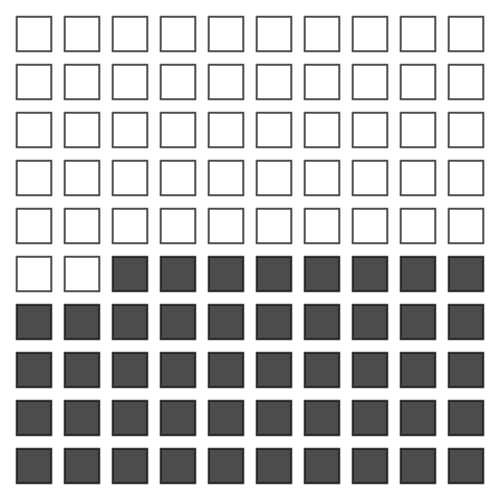

Vega-Lite specification stored for this chart:
### Vega-Lite specification from a JSON file in a GitHub repository (floating-point values rounded to 4 significant figures)
{"$schema": "https://vega.github.io/schema/vega-lite/v5.json", "data": {"values": [{"category": "white", "value": 10001}, {"category": "black", "value": 9107}]}, "width": 240, "height": 240, "transform": [{"joinaggregate": [{"op": "sum", "field": "value", "as": "CountGames"}]}, {"calculate": "round(datum.value/datum.CountGames * 100)", "as": "P"}, {"calculate": "sequence(1,datum.P+1)", "as": "S"}, {"flatten": ["S"]}, {"window": [{"op": "row_number", "as": "id"}], "sort": [{"field": "category", "order": "descending"}]}, {"calculate": "ceil (datum.id / 10)", "as": "row"}, {"calculate": "datum.id - datum.row * 10", "as": "col"}], "mark": {"type": "square", "stroke": "black", "strokeWidth": 1}, "encoding": {"x": {"field": "col", "type": "ordinal", "axis": null}, "y": {"field": "row", "type": "ordinal", "axis": null}, "color": {"field": "category", "type": "nominal", "scale": {"domain": ["white", "black"], "range": ["white", "black"]}, "legend": null}, "size": {"value": 300}}, "config": {"style": {"cell": {"stroke": "transparent"}}, "facet": {"spacing": 0}}}
